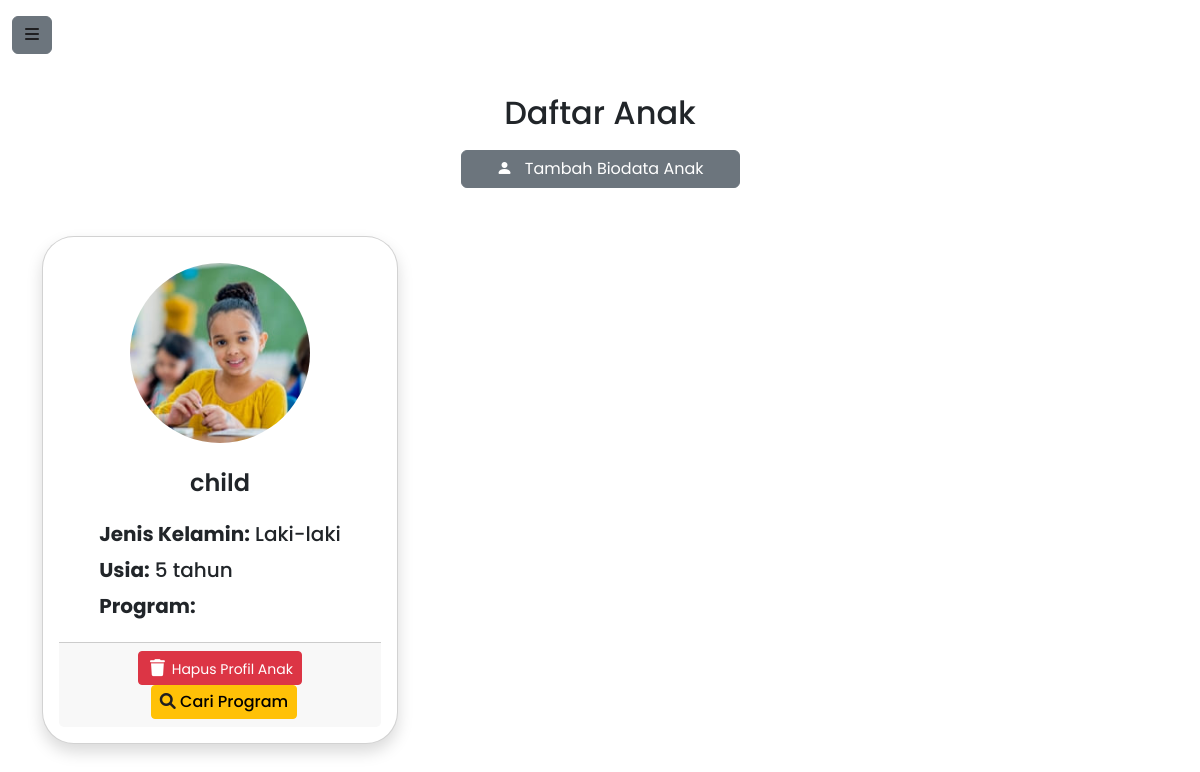
Before: /users/profile_view/ (signed in) with the older database file.
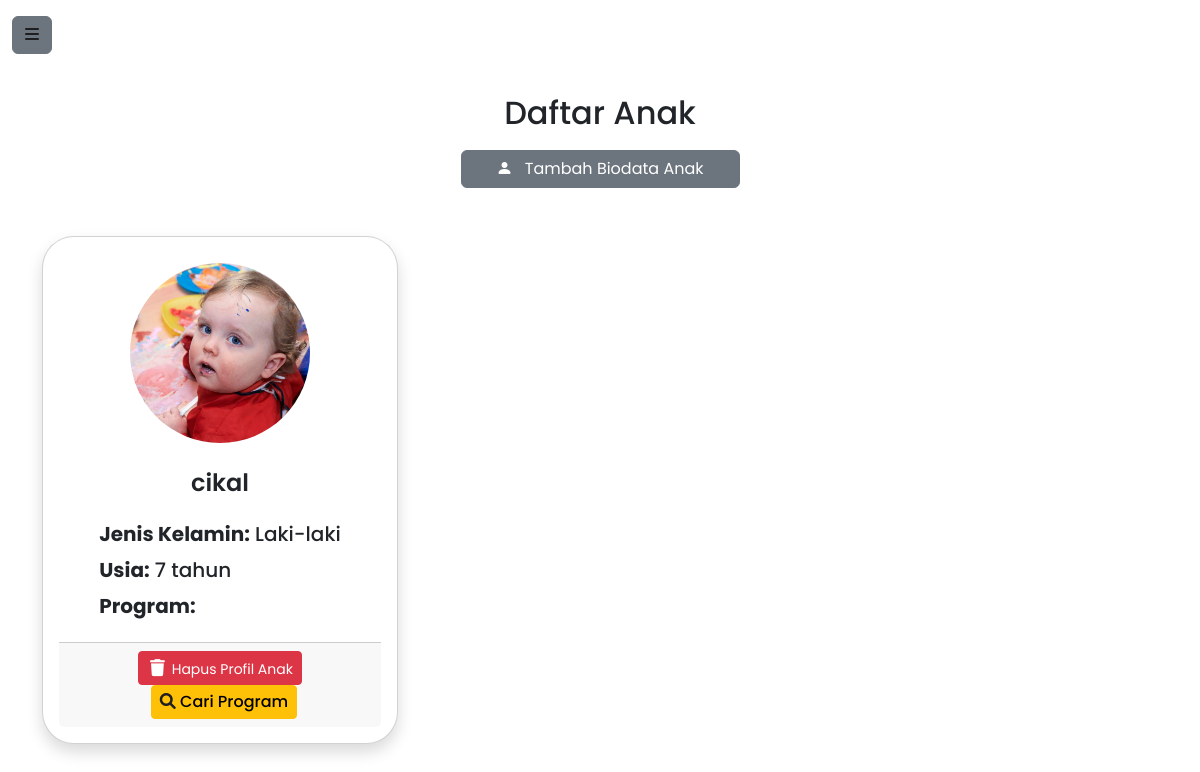
After: the same page with the newer database file.
### users/models.py (models this page shows, shortened)
class Child(models.Model):
    GENDER_CHOICES = [
        ('Laki-laki', 'Laki-laki'),
        ('Perempuan', 'Perempuan'),
    ]
    user = models.ForeignKey(settings.AUTH_USER_MODEL, on_delete=models.CASCADE, related_name='children')
    nama_anak = models.CharField(max_length=100)
    jenis_kelamin = models.CharField(max_length=10, choices=GENDER_CHOICES)
    hobi = models.CharField(max_length=255)
    ktp = models.FileField(upload_to='uploads/ktp/', null=True, blank=True)
    akta_kelahiran = models.FileField(upload_to='uploads/akta_kelahiran/', null=True, blank=True)
    riwayat_penyakit = models.TextField()
    program = models.ForeignKey(Program, on_delete=models.SET_NULL, null=True, blank=True)
    usia = models.IntegerField()
    keterangan_tambahan = models.TextField(null=True, blank=True)
    foto_anak = models.ImageField(upload_to='child_profiles/', null=True, blank=True)

### users/views.py (the view)
# urls.py: path('profile_view/', views.profile_view, name='profile_view'),
def profile_view(request):
    children = Child.objects.filter(user=request.user)
    context = {
        'children': children,  # List of children for the logged-in user
    }
    return render(request, 'profile_view.html', context)

### users/templates/profile_view.html (shortened to what this page needs)
{% extends 'base/base_profile.html' %} {% load static %} {% block extra_css %}
<link rel="stylesheet" href="{% static 'css/profilechild-style.css' %}" />
{% endblock %} {% block body_block %}
<div class="container">
  <h2 class="text-center">Daftar Anak</h2>
  <a
    href="{% url 'users:profile' %}"
    class="btn btn-secondary mb-5 col-3 d-block mx-auto"
  >
    <i class="bi bi-person-fill me-2" style="color: white"></i>
    Tambah Biodata Anak
  </a>
  {% if children %}
  <div class="row">
    {% for child in children %}
    <div class="col-12 col-md-6 col-lg-4 mb-4">
      <div
        class="card h-100 shadow d-flex flex-column align-items-center rounded-5 p-3"
      >
        <div
          class="d-flex align-items-center justify-content-center"
          style="height: 200px"
        >
          <img
            src="{% if child.foto_anak %}{{ child.foto_anak.url }}{% else %}{% static 'images/IMG_6643.png' %}{% endif %}"
            class="rounded-circle"
            alt="Foto"
            style="height: 180px; width: 180px; object-fit: cover"
          />
        </div>
        <div class="card-body text-start">
          <h4 class="card-title text-center mb-4">{{ child.nama_anak }}</h4>
          <div class="card-text d-flex flex-column gap-1">
            <h5><strong>Jenis Kelamin:</strong> {{ child.jenis_kelamin }}</h5>
            <h5><strong>Usia:</strong> {{ child.usia }} tahun</h5>
            <h5><strong>Program:</strong>{{form_booking.program}}</h5>
          </div>
        </div>
        <div class="card-footer text-center">
          <form
            method="POST"
            action="{% url 'users:delete_child' child.id %}"
            style="display: inline"
          >
            <button type="submit" class="btn btn-danger btn-sm">
              <i
                class="fa-solid fa-trash"
                style="color: white; font-size: 17px; padding: 3px"
              ></i>
              Hapus Profil Anak
            </button>
          </form>
          <a
            class="btn btn-warning btn-sm ms-2"
            style="font-size: 16px; font-weight: 500"
            href="{% url 'programs:programs' %}"
            ><i class="fa-solid fa-magnifying-glass"></i> Cari Program</a
          >
        </div>
      </div>
    </div>
    {% endfor %}
  </div>
  {% else %}
  <div class="text-center">
    <p>Anda belum memiliki anak yang terdaftar.</p>
  </div>
  {% endif %}
  {% endblock %}

Changed rows visible on the page:
removed Child: foto_anak (picture), nama_anak "child", jenis_kelamin "Laki-laki", usia "5"
added Child: foto_anak (picture), nama_anak "cikal", jenis_kelamin "Laki-laki", usia "7"
